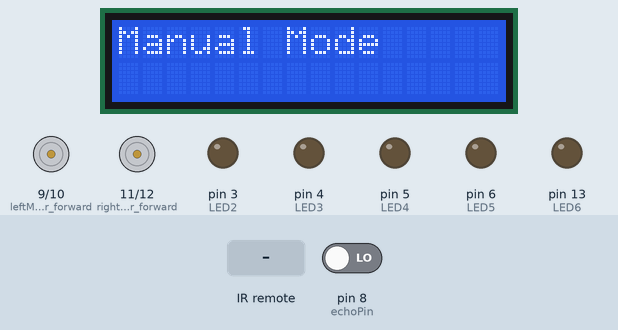
Recording of a sketch running on a simulated Arduino Uno, built with avr-gcc and run on an emulated ATmega328P. On the bench: 16×2 character LCD, motor-driver pin pairs drawn as motors (green arrow = first pin HIGH = forward, orange = second pin HIGH = backward, longer = more drive), output pins drawn as LEDs (lit = HIGH). Inputs (shaded band) come from the test bench; at power-on: pin 8 (echoPin) LOW. Pins used as bus, display or sensor lines are not drawn; what the sketch prints to the serial monitor is not drawn.

Above: at 1.2 s.
1.3 s: infrared code 0xFF02FD received
At 4.2 s:
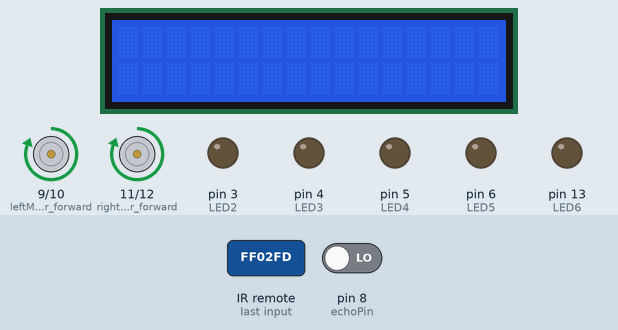
4.3 s: infrared code 0xFF22DD received
At 9.8 s:
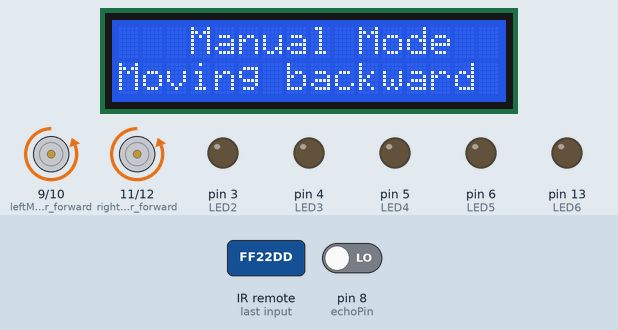
10.3 s: infrared code 0xFF906F received
At 13.6 s:
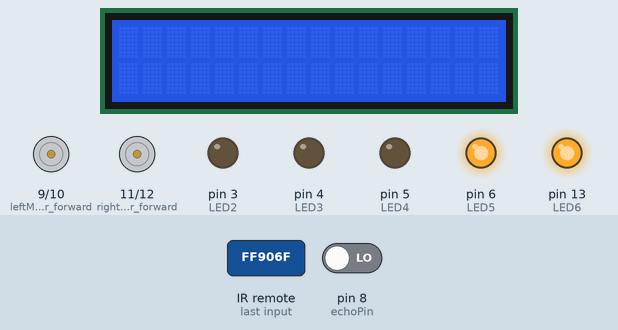
Timing chart, 0 to 28.5 s (numbered marks = the images above; inputs shaded):
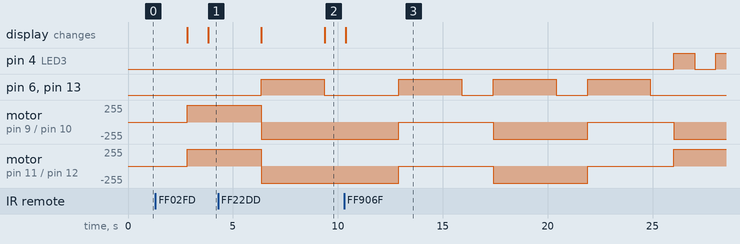

The sketch:

Roneet_Dhar_-_CyberTruck_Code_-_WizProdigy_Competition.ino
```cpp
// Welcome to my Cybertruck Model R Mini Code (310 lines)

/*  This is the key for the hexademical values of the different remote control keys
Ch- = FFA25D
CH = FF629D
CH+ = FFE21D
backwards = FF22DD
forwards = FF02FD
pause = FFC23D
minus = FFE01F
plus = FFA857
EQ = FF906F
0 = FF6897
100+ = FF9867
200+ = FFB04F
1 = FF30CF
2 = FF18E7
3 = FF7A85
4 = FF10EF
5 = FF38C7
6 = FF5AA5
7 = FF42BD or FFFFFFFF
8 = FF4AB5
9 = FF52AD
*/


#include <IRremote.h> // import infrared remote library (Version 2.2.3)
#include <Wire.h> // import wire library
#include <LiquidCrystal_I2C.h> // import library for LCD keypad shield

LiquidCrystal_I2C lcd(0x27, 16, 2); // define the type of I2C lcd keypad shield (mine is 0x27), the number of characters, and the number of rows

const int IRpin = 2; // define pin for remote control

// create an instance for the receiving signal and create an instance to store the collected data
IRrecv IR(IRpin);
decode_results results;

// define pins for ultrasonic sensor connection
const int triggerPin = 7;
const int echoPin = 8;

// define long integers to store values for the time and distance (using time, we divide by 58.2 to get the distance)
long Time;
int distance = 0;


// define pins for dc motor connection
const int leftMotor_forward = 9;
const int leftMotor_backward = 10;
const int rightMotor_forward = 11;
const int rightMotor_backward = 12;

//define pins for LED connection
const int LED1 = 1;
const int LED2 = 3;
const int LED3 = 4;
const int LED4 = 5;
const int LED5 = 6;
const int LED6 = 13;

// initialize
void setup() {
  // start the LCD display
  lcd.init();
  // turn on the light of the display
  lcd.backlight();

  // set trigger pin as output (to emit waves) and echo pin as input (to receive waves) for ultrasonic sensor
  pinMode(triggerPin, OUTPUT);
  pinMode(echoPin, INPUT);

  // set DC motor pins to output
  pinMode(leftMotor_forward, OUTPUT);
  pinMode(leftMotor_backward, OUTPUT);
  pinMode(rightMotor_forward, OUTPUT);
  pinMode(rightMotor_backward, OUTPUT);

  // set LEDs as output
  pinMode(LED1, OUTPUT);
  pinMode(LED2, OUTPUT);
  pinMode(LED3, OUTPUT);
  pinMode(LED4, OUTPUT);
  pinMode(LED5, OUTPUT);
  pinMode(LED6, OUTPUT);

  // activate the IR receiver to detect signals emitted from the remote when keys are pressed
  IR.enableIRIn();

  // begin serial communications at 115200 baud rate
  Serial.begin(115200);

  // by default, the set mode is manual mode so manual mode is printed on the first row
  lcd.print("Manual Mode");

  // move the cursor down to the second row
  lcd.setCursor(0,1);
}

void loop() {
   // this activates the triggerPin
  digitalWrite(triggerPin, LOW);
  delayMicroseconds(2);
  digitalWrite(triggerPin, HIGH);     // send waves for 10 us
  delayMicroseconds(10);

  // the time it takes for the waves to return back to the sensor is determined using the echoPin which takes input
  Time = pulseIn(echoPin, HIGH);

  // using the time taken, divide that by 58.2 to get the distance
  distance = Time / 58.2;
  delay(10);

  // print the distance onto the serial monitor
  Serial.print("Distance: ");
  Serial.println(distance);

  // tell IR receiver to decode a signal (if it receives any). If it doesn't receive a signal, just wait
  while (IR.decode(&results) == 0) {
    }

  // if a signal is received, then print the hexademical value (this information is needed later for pressing buttons on the remote, and then making the cybertruck perform actions)
  Serial.println(results.value, HEX);
  delay(1500);

  // resume detecting for signals
  IR.resume();

  // the manual mode function is called
  manualMode();

  // if the "EQ" button is pressed on the remote, enter autopilot mode

  if (results.value == 0xFF906F) {
    // if there is no nearby object, move forward
    if (distance > 19)
    {
      forward();
    }

    // if a nearby object is detected, perform the necessary actions in order to avoid hitting the object
    if (distance < 18)
    {
      Stop();
      delay(500);
      backward();
      delay(500);
      Stop();
      delay(100);
      turnLeft();
      delay(500);
      Stop();
      delay(500);
      forward();
      delay(500);
    }
}
}

// THESE NEXT 5 METHODS DEFINED CONTROL THE MOVEMENT OF THE MOTOR USING THE L293D DRIVER CHIP. NOTE THAT MESSAGES ARE ONLY PRINTED ON THE DISPLAY IF IT IS NOT ON AUTOPILOT MODE.

// this method defines how the robot moves forward by activating both motors and telling them to move forward
void forward() {
  digitalWrite(leftMotor_forward, HIGH);
  digitalWrite(leftMotor_backward, LOW);
  digitalWrite(rightMotor_forward, HIGH);
  digitalWrite(rightMotor_backward, LOW);
   if (results.value != 0xFF906F) {
      // print the action onto the display
      lcd.print("Moving Forward");
    }
  delay(1000);
}

// this method defines how the robot stops by deactivating both motors
void Stop() {
    digitalWrite(leftMotor_forward, LOW);
    digitalWrite(leftMotor_backward, LOW);
    digitalWrite(rightMotor_forward, LOW);
    digitalWrite(rightMotor_backward, LOW);
    // turn on the back lights to indicate that the vehicle stopped
    for (int i = 0; i < 3; i++) {
      digitalWrite(LED5, HIGH);
      digitalWrite(LED6, HIGH);
      delay(i * 1000);
      }
    // after some time they are on, turn them off
    turnOffLights();
    if (results.value != 0xFF906F) {
      // print the action onto the display
      lcd.print("Stopped");
    }
    delay(1000);

}

// this method defines how the robot moves backward by activating both motors and telling them to move backwards
void backward() {
  digitalWrite(leftMotor_forward, LOW);
  digitalWrite(leftMotor_backward, HIGH);
  digitalWrite(rightMotor_forward, LOW);
  digitalWrite(rightMotor_backward, HIGH);

  // turn on the back lights to signal the reversing motion to other cars
  for (int i = 0; i < 3; i++) {
      digitalWrite(LED5, HIGH);
      digitalWrite(LED6, HIGH);
      delay(i * 1000);
      }
  // turn off the lights after some time they are on
  turnOffLights();
   if (results.value != 0xFF906F) {
      // print the action onto the display
      lcd.print("Moving backward");
    }
  delay(1000);
}

// this method defines how the robot turns left by making the right motor move forward, and the left motor move backward
void turnLeft() {
  digitalWrite(leftMotor_forward, LOW);
  digitalWrite(leftMotor_backward, HIGH);
  digitalWrite(rightMotor_forward, HIGH);
  digitalWrite(rightMotor_backward, LOW);
  // make sure the left side LED blinks when turning left
   for (int i = 0; i < 3; i++) {
      digitalWrite(LED3, HIGH);
      delay(i * 1000);
      digitalWrite(LED3, LOW);
      delay(i * 1000);
      }
  // turn off the lights after it blinks for some time
  turnOffLights();
   if (results.value != 0xFF906F) {
      lcd.print("Turning Left");
    }
  delay(1000);
}

// this method defines how the robot turns right by making the left motor move forward, and the right motor move backward
void turnRight() {
  digitalWrite(leftMotor_forward, HIGH);
  digitalWrite(leftMotor_backward, LOW);
  digitalWrite(rightMotor_forward, LOW);
  digitalWrite(rightMotor_backward, HIGH);
  // make sure the right side LED blinks when turning right
  for (int i = 0; i < 3; i++) {
      digitalWrite(LED4, HIGH);
      delay(i * 1000);
      digitalWrite(LED4, LOW);
      delay(i * 1000);
      }
  turnOffLights();
   if (results.value != 0xFF906F) {
      // print the message onto the display
      lcd.print("Turning right");
    }
  delay(1000);
}

// this method defined makes sure to turn off the side lights and the back lights
void turnOffLights() {
  digitalWrite(LED3, LOW);
  digitalWrite(LED4, LOW);
  digitalWrite(LED5, LOW);
  digitalWrite(LED6, LOW);
  }

// this method allows you to turn on or off the headlights manually
void headlights() {
  if (results.value == 0xFFE21D) {
    digitalWrite(LED1, HIGH);
    digitalWrite(LED2, HIGH);
    lcd.print("Headlights on");
    }

  if (results.value == 0xFFA25D) {
    digitalWrite(LED1, LOW);
    digitalWrite(LED2, LOW);
    lcd.print("Headlights Off");
    }
  }

// this method is extremely important since it tells the cybertruck what function to perform if a specific key is pressed on the remote by the user
void manualMode() {
  lcd.print("   Manual Mode");
  lcd.setCursor(0, 1);
  if (results.value == 0xFF02FD) {
    forward();
    }
  if (results.value == 0xFF22DD) {
    backward();
    }
  if (results.value == 0xFFC23D) {
    Stop();
    }
  if (results.value == 0xFFE01F) {
    turnLeft();
    }
  if (results.value == 0xFFA857) {
    turnRight();
    }

  if (results.value == 0xFFE21D || results.value == 0xFFA25D) {
    headlights();
    }
  lcd.clear();
  }
```

Measured:
- after the input at 1.3 s, motor on pin 9 (leftMotor_forward) / pin 10 (leftMotor_backward), motor on pin 11 (rightMotor_forward) / pin 12 (rightMotor_backward): stopped → forward 255/255 after 1.5 s; the display: first changes after 1.5 s (image 1 shows a later state)
- after the input at 4.3 s, pin 6 (LED5), pin 13 (LED6): LOW → HIGH after 2.1 s, → LOW 3.0 s later; motor on pin 9 (leftMotor_forward) / pin 10 (leftMotor_backward), motor on pin 11 (rightMotor_forward) / pin 12 (rightMotor_backward): forward 255/255 → backward 255/255 after 2.1 s; the display: first changes after 2.1 s (image 2 shows a later state)
- after the input at 10.3 s, pin 4 (LED3): LOW → HIGH after 15.7 s, → LOW 1.0 s later, → HIGH 1.0 s later; pin 6 (LED5): alternates HIGH for 3.0 s and LOW for 1.5 s, starting after 2.6 s
